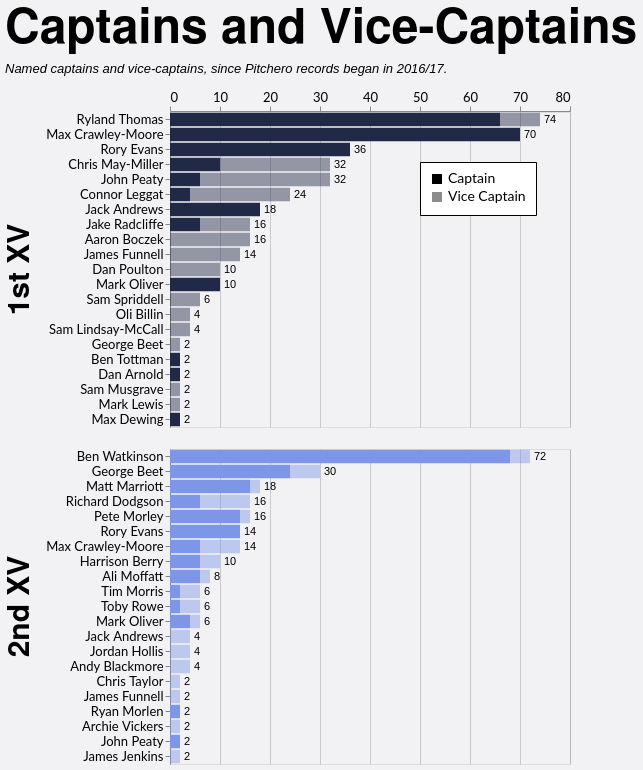

Describe this chart as a Vega-Lite specification.
### Vega-Lite specification from a JSON file in a GitHub repository (floating-point values rounded to 4 significant figures; data arrays with more than 128 entries replaced by an {"elided": "..."} marker saying what was removed)
{"config": {"axis": {"labelFont": "Lato, sans-serif", "titleFont": "PT Sans Narrow, Helvetica Neue, Helvetica, Arial, sans-serif", "labelFontSize": 13, "titleFontSize": 24, "gridColor": "#202947", "gridOpacity": 0.2}, "header": {"labelFont": "PT Sans Narrow, Helvetica Neue, Helvetica, Arial, sans-serif", "titleFont": "PT Sans Narrow, Helvetica Neue, Helvetica, Arial, sans-serif", "labelFontSize": 24, "titleFontSize": 28, "labelFontWeight": "bold", "orient": "left"}, "legend": {"labelFont": "Lato, sans-serif", "titleFont": "PT Sans Narrow, Helvetica Neue, Helvetica, Arial, sans-serif", "labelFontSize": 14, "titleFontSize": 16, "titlePadding": 5, "fillColor": "white", "strokeColor": "black", "padding": 10, "titleFontWeight": "lighter", "titleFontStyle": "italic", "titleColor": "gray", "offset": 10}, "title": {"font": "PT Sans Narrow, Helvetica Neue, Helvetica, Arial, sans-serif", "fontSize": 48, "fontWeight": "bold", "anchor": "start", "align": "center", "titlePadding": 20, "subtitlePadding": 10, "subtitleFontSize": 13, "subtitleColor": "", "subtitleFontStyle": "italic", "offset": 15, "color": "black"}, "axisX": {"labelAngle": 0}, "facet": {"title": null, "header": null, "align": {"row": "each", "column": "each"}}, "resolve": {"scale": {"y": "independent", "facet": "independent"}}, "background": "#f2f1f4"}, "data": {"name": "data-55df35798cbda6b0a020606246d6956c"}, "facet": {"row": {"field": "squad", "header": {"labelExpr": "datum.value + ' XV'", "labelFontSize": 30, "title": null}, "sort": ["1st", "2nd"], "title": null, "type": "nominal"}}, "spec": {"layer": [{"mark": {"type": "bar"}, "encoding": {"color": {"field": "squad", "legend": null, "scale": {"domain": ["1st", "2nd"], "range": ["#202946", "#7d96e8"]}, "sort": ["1st", "2nd"], "type": "nominal"}, "opacity": {"field": "role", "legend": {"legendX": 250, "legendY": 50, "orient": "none", "title": null}, "scale": {"domain": ["Captain", "Vice Captain"], "range": [1.0, 0.45]}, "sort": ["Captain", "Vice Captain"], "type": "nominal"}, "order": {"field": "stack_order", "sort": "ascending", "type": "quantitative"}, "tooltip": [{"field": "player", "title": "Player", "type": "nominal"}, {"field": "squad", "title": "Squad", "type": "nominal"}, {"field": "role", "title": "Role", "type": "nominal"}, {"field": "games_agg", "title": "Games", "type": "quantitative"}], "x": {"axis": {"orient": "top", "title": null}, "field": "x0", "type": "quantitative"}, "x2": {"field": "x2"}, "y": {"field": "player", "sort": {"field": "player_total", "order": "descending"}, "title": null, "type": "nominal"}}, "transform": [{"aggregate": [{"op": "sum", "field": "games", "as": "games_agg"}, {"op": "max", "field": "player_total", "as": "player_total"}], "groupby": ["player", "squad", "role", "stack_order"]}, {"window": [{"op": "sum", "field": "games_agg", "as": "x2"}], "frame": [null, 0], "groupby": ["player", "squad"], "sort": [{"field": "stack_order", "order": "ascending"}]}, {"calculate": "datum.x2 - datum.games_agg", "as": "x0"}]}, {"mark": {"type": "text", "align": "left", "baseline": "middle", "color": "black", "dx": 4, "fontSize": 11}, "encoding": {"text": {"field": "total_games", "format": ".0f", "type": "quantitative"}, "x": {"axis": {"orient": "top", "title": null}, "field": "total_games", "type": "quantitative"}, "y": {"field": "player", "sort": {"field": "player_total", "order": "descending"}, "title": null, "type": "nominal"}}, "transform": [{"aggregate": [{"op": "sum", "field": "games", "as": "total_games"}, {"op": "max", "field": "player_total", "as": "player_total"}], "groupby": ["player", "squad"]}]}], "height": {"step": 15}, "transform": [{"joinaggregate": [{"op": "sum", "field": "games", "as": "player_total"}], "groupby": ["player", "squad"]}], "width": 400}, "resolve": {"scale": {"y": "independent"}}, "title": {"text": "Captains and Vice-Captains", "subtitle": "Named captains and vice-captains, since Pitchero records began in 2016/17."}, "$schema": "https://vega.github.io/schema/vega-lite/v5.20.1.json", "datasets": {"data-55df35798cbda6b0a020606246d6956c": {"elided": "197 records"}}}
